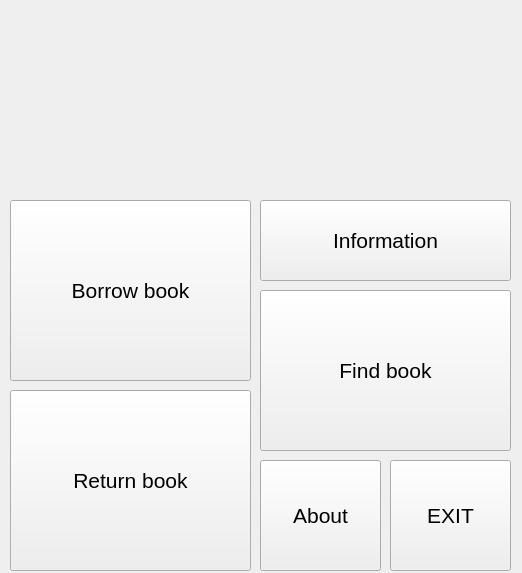
<?xml version="1.0" encoding="UTF-8"?>
<ui version="4.0">
 <class>MemHome</class>
 <widget class="QWidget" name="MemHome">
  <property name="geometry">
   <rect>
    <x>0</x>
    <y>0</y>
    <width>522</width>
    <height>573</height>
   </rect>
  </property>
  <property name="windowTitle">
   <string>Form</string>
  </property>
  <widget class="QPushButton" name="btnbrrowbook">
   <property name="geometry">
    <rect>
     <x>10</x>
     <y>200</y>
     <width>241</width>
     <height>181</height>
    </rect>
   </property>
   <property name="font">
    <font>
     <pointsize>16</pointsize>
    </font>
   </property>
   <property name="text">
    <string>Borrow book</string>
   </property>
  </widget>
  <widget class="QPushButton" name="btnreturnbook">
   <property name="geometry">
    <rect>
     <x>10</x>
     <y>390</y>
     <width>241</width>
     <height>181</height>
    </rect>
   </property>
   <property name="font">
    <font>
     <pointsize>16</pointsize>
    </font>
   </property>
   <property name="text">
    <string>Return book</string>
   </property>
  </widget>
  <widget class="QPushButton" name="btnExitmem">
   <property name="geometry">
    <rect>
     <x>390</x>
     <y>460</y>
     <width>121</width>
     <height>111</height>
    </rect>
   </property>
   <property name="font">
    <font>
     <pointsize>16</pointsize>
    </font>
   </property>
   <property name="text">
    <string>EXIT</string>
   </property>
  </widget>
  <widget class="QPushButton" name="btnfindbook">
   <property name="geometry">
    <rect>
     <x>260</x>
     <y>290</y>
     <width>251</width>
     <height>161</height>
    </rect>
   </property>
   <property name="font">
    <font>
     <pointsize>16</pointsize>
    </font>
   </property>
   <property name="text">
    <string>Find book</string>
   </property>
  </widget>
  <widget class="QPushButton" name="btnabout">
   <property name="geometry">
    <rect>
     <x>260</x>
     <y>460</y>
     <width>121</width>
     <height>111</height>
    </rect>
   </property>
   <property name="font">
    <font>
     <pointsize>16</pointsize>
    </font>
   </property>
   <property name="text">
    <string>About</string>
   </property>
  </widget>
  <widget class="QPushButton" name="btninfo">
   <property name="geometry">
    <rect>
     <x>260</x>
     <y>200</y>
     <width>251</width>
     <height>81</height>
    </rect>
   </property>
   <property name="font">
    <font>
     <pointsize>16</pointsize>
    </font>
   </property>
   <property name="text">
    <string>Information</string>
   </property>
  </widget>
  <widget class="QLabel" name="image">
   <property name="geometry">
    <rect>
     <x>120</x>
     <y>30</y>
     <width>381</width>
     <height>161</height>
    </rect>
   </property>
   <property name="text">
    <string/>
   </property>
  </widget>
 </widget>
 <resources/>
 <connections/>
</ui>
